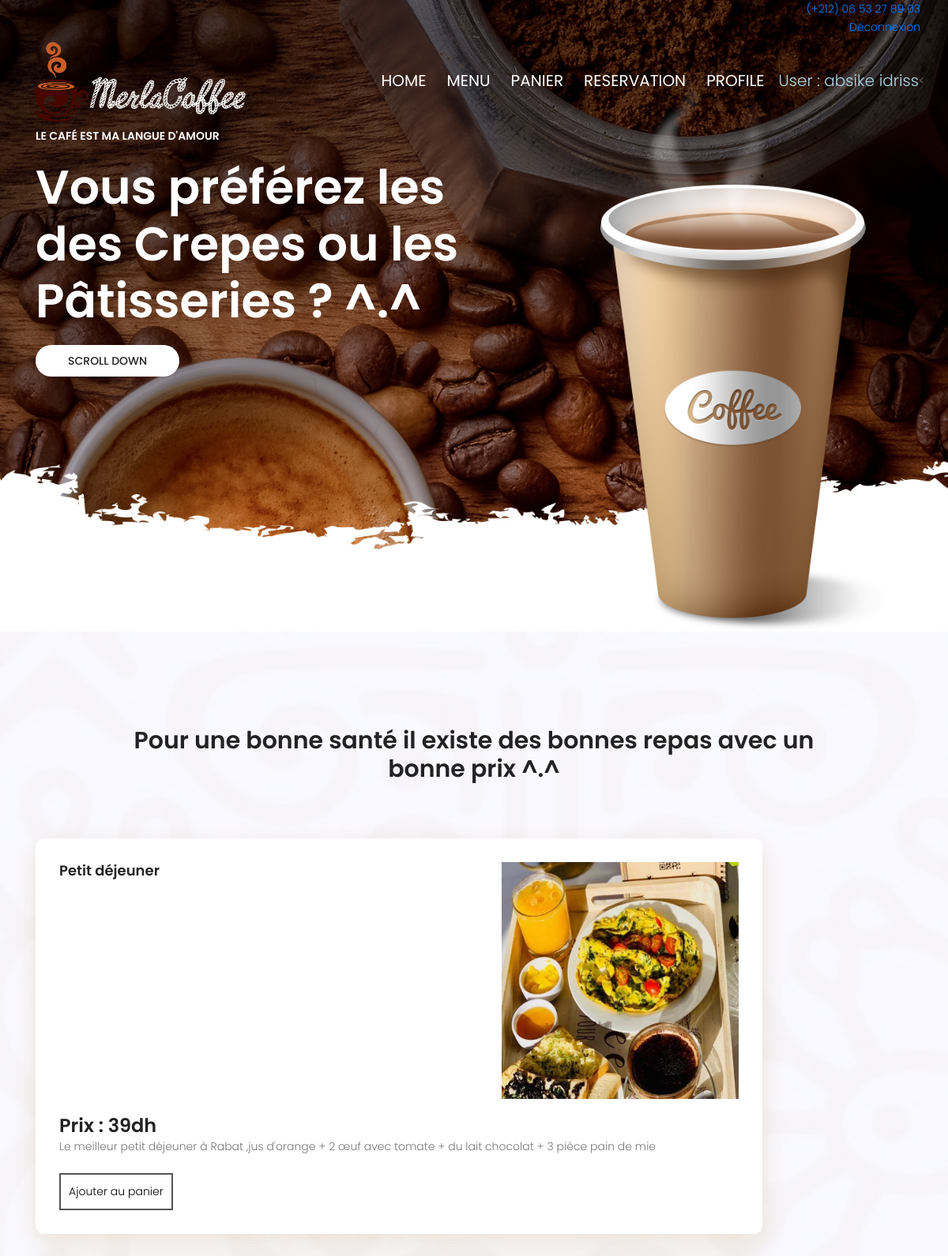
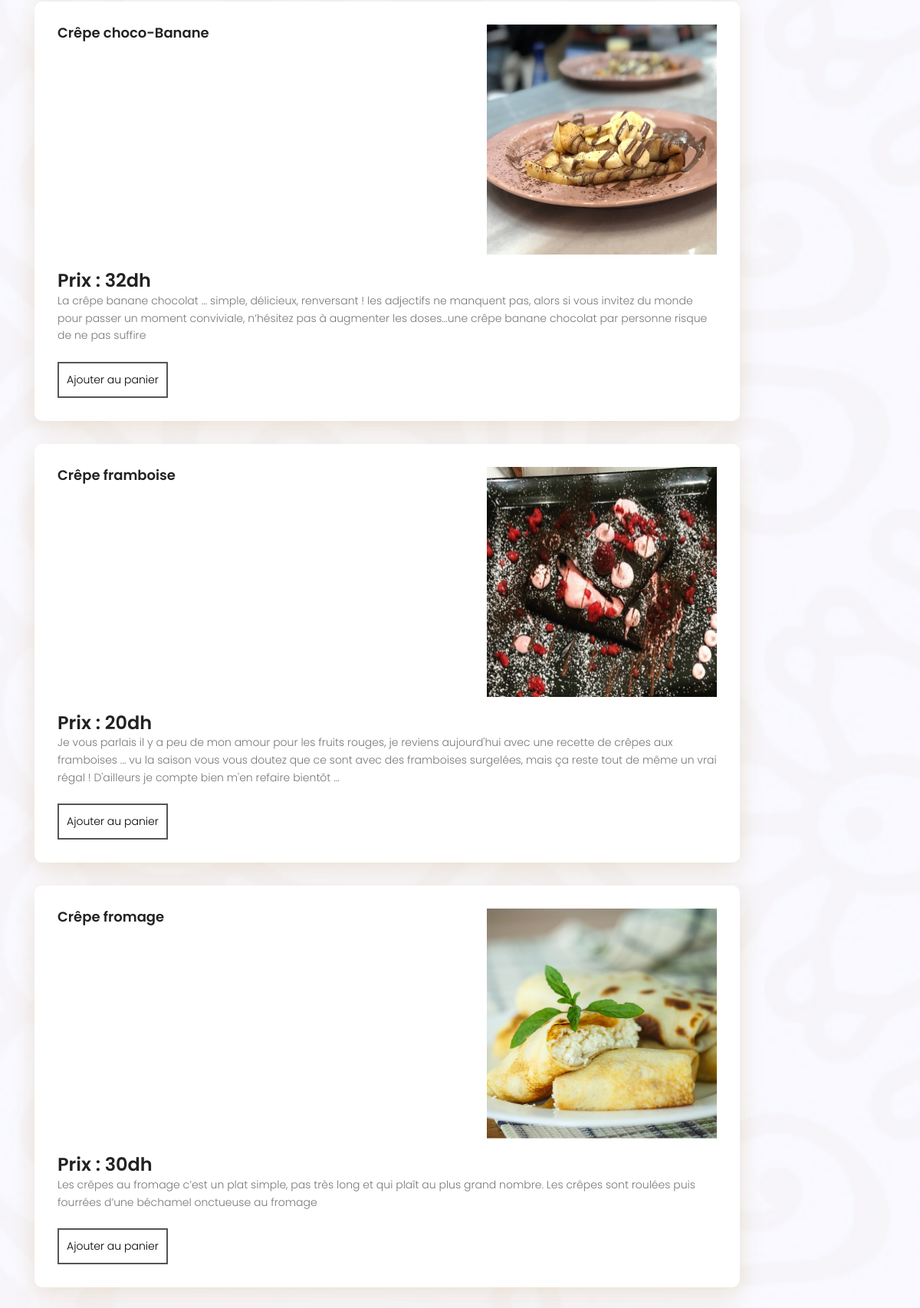
/menu0.php (signed in, upper part), run on the app's committed database (2 pictures, top to bottom).
### tables this page shows
CREATE TABLE `menu` (
  `id_m` int(11) NOT NULL,
  `nomm` varchar(20) NOT NULL,
  `description` varchar(300) NOT NULL,
  `price` float NOT NULL,
  `photo` varchar(500) NOT NULL
);

### menu0.php (the view, shortened to what this page needs)
<?php
if($_SESSION['nom']=='' AND $_SESSION['prenom']==''){
	header("Location: Login.html");
}else{
$nom=$_SESSION['nom'];
$prenom=$_SESSION['prenom'];
}
?>
<!DOCTYPE html>
	<html lang="fr" class="no-js">
	<head>
			<link rel="stylesheet" href="css/linearicons.css">
			<link rel="stylesheet" href="css/font-awesome.min.css">
			<link rel="stylesheet" href="css/bootstrap.css">
			<link rel="stylesheet" href="css/magnific-popup.css">
			<link rel="stylesheet" href="css/nice-select.css">
			<link rel="stylesheet" href="css/animate.min.css">
			<link rel="stylesheet" href="css/owl.carousel.css">
			<link rel="stylesheet" href="css/main.css">
		</head>
		<body>
			  <header id="header" id="home" style="padding: 0px 0;">
				<div class="header-top">
		  			<div class="container">
				  		<div class="row justify-content-end">
				  			<div class="col-lg-8 col-sm-4 col-8 header-top-right no-padding">
				  				<ul><a href="tel:(+212) 06 53 27 89 03">(+212) 06 53 27 89 03</a></ul>
				  				<ul><a href="deconnexion.php">Déconnexion</a></ul>
				  			</div>
				  		</div>
		  			</div>
				</div>
			    <div class="container">
			    	<div class="row align-items-center justify-content-between d-flex">
				      <div id="logo">
				        <a href="index.php"><img src="img/mer.PNG"/></a>
				      </div>
				      <nav id="nav-menu-container">
				        <ul class="nav-menu">
				          < <li class="menu-active"><a href="index.php" style="font-size:20px">Home</a></li>
				          <li><a href="menu0.php" style="font-size:20px">Menu</a></li>
				          <li><a href="panierPage.php" style="font-size:20px">Panier</a></li>
				          <li><a href="reservation.php" style="font-size:20px">Reservation</a></li>
				          <li><a href="Profile.php" style="font-size:20px">Profile</a></li>
				          <li style="color:lightblue;font-size:20px">User : <?php echo $nom; ?> <?php echo $prenom; ?></li>
				        </ul>
				      </nav>
			    	</div>
			    </div>
			  </header>
			<section class="banner-area" id="home">
				<div class="container">
					<div class="row fullscreen d-flex align-items-center justify-content-start">
						<div class="banner-content col-lg-7"><br><br><br><br>
							<h6 class="text-white text-uppercase">Le Café est ma Langue D'amour</h6>
							<h1>
								Vous préférez les des Crepes ou les Pâtisseries ? ^.^
							</h1>
							<button id="btnhaut" class="primary-btn text-uppercase">Scroll Down</button>
						</div>
					</div>
				</div>
			</section>
			<section class="menu-area section-gap" id="coffee">
				<div class="container">
					<div class="row d-flex justify-content-center">
						<div class="menu-content pb-60 col-lg-10">
							<div class="title text-center">
					<h2 class="mb-10">Pour une bonne santé il existe des bonnes repas avec un bonne prix ^.^</h2>
							</div>
						</div>
					</div>
					<form action='panier2.php' method="POST">
					<?php
						$servername = "localhost";
						$username = "root";
						$password = "";
						$dbname = "systeme_restaurant";
						$conn = mysqli_connect($servername, $username, $password, $dbname);
						$res = mysqli_query($conn,"SELECT * FROM menu");
						while ($row = mysqli_fetch_array($res)) {
						?>
					<div class="row">
						<div class="col-lg-10">
							<div class="single-menu">
								<div class="title-div justify-content-between d-flex">
									<h4><?php echo $row["nomm"]; ?></h4>
								<img src="<?php echo $row["photo"]; ?>" height="300" width="300">
								</div>
								<p>
									<h3>Prix : <?php echo $row["price"]; ?>dh</h3>
									<?php echo $row["description"]; ?>
								</p><br>
	<a href="panier2.php?id=<?php echo $row["id_m"]; ?>" type="submit" name="Ajouter1" class="button button5">Ajouter au panier</a>
							</div>
						</div>
					</div>
				<?php } ?>
			</form>
				</div>
			</section>
		</body>
	</html>

### css/main.css (style rules this page uses)
body { color: #777777; font-family: "Poppins", sans-serif; font-size: 14px; font-weight: 300; line-height: 1.625em; position: relative; }
ol, ul { margin: 0; padding: 0; list-style: none; }
a { -webkit-transition: all 0.3s ease 0s; -moz-transition: all 0.3s ease 0s; -o-transition: all 0.3s ease 0s; transition: all 0.3s ease 0s; }
a, a:focus, a:hover { text-decoration: none; outline: 0; }
h1, h2, h3, h4, h5, h6 { font-family: "Poppins", sans-serif; color: #222222; line-height: 1.2em !important; margin-bottom: 0; margin-top: 0; font-weight: 600; }
h1, .h1 { font-size: 36px; }
h2, .h2 { font-size: 30px; }
h3, .h3 { font-size: 24px; }
h4, .h4 { font-size: 18px; }
h6, .h6 { font-size: 14px; color: #222222; }
.mb-10 { margin-bottom: 10px; }
.pb-60 { padding-bottom: 60px; }
.text-white { color: #fff; }
.text-center { text-align: center; }
.no-padding { padding: 0; }
h1 { font-size: 36px; }
h2 { font-size: 30px; }
h3 { font-size: 24px; }
h4 { font-size: 18px; }
h6 { font-size: 14px; }
h1, h2, h3, h4, h5, h6 { line-height: 1.5em; }
#header { padding: 14px 0; position: fixed; left: 0; top: 0; right: 0; transition: all 0.5s; z-index: 997; }
.header-top ul { text-align: right; margin-right: 5px; }
#header #logo img { padding: 0; margin: 0; }
.nav-menu, .nav-menu * { margin: 0; padding: 0; list-style: none; }
.nav-menu li { position: relative; white-space: nowrap; }
.nav-menu > li { float: left; }
#nav-menu-container { margin: 0; }
.nav-menu a { padding: 0 8px 0px 8px; text-decoration: none; display: inline-block; color: #fff; font-weight: 400; font-size: 12px; text-transform: uppercase; outline: none; }
.nav-menu > li { margin-left: 10px; }
.section-gap { padding: 120px 0; }
.primary-btn { background-color: #b68834; line-height: 36px; padding-left: 30px; padding-right: 60px; border-radius: 25px; border: none; color: #fff; display: inline-block; font-weight: 500; position: relative; -webkit-transition: all 0.3s ease 0s; -moz-transition: all 0.3s ease 0s; -o-transition: all 0.3s ease 0s; transition: all 0.3s ease 0s; cursor: pointer; text-transform: uppercase; position: relative; }
.banner-area { background: url(../img/header-bg.jpg) center; background-size: cover; }
.banner-content { margin-top: -250px; }
.banner-content h1 { color: #fff; font-size: 60px; font-weight: 600; line-height: 1em; margin-top: 20px; margin-bottom: 20px; }
.primary-btn { background: #fff; border: 1px solid transparent; color: #222; padding-left: 40px; padding-right: 40px; border-radius: 50px; }
.menu-area { background: url(../img/menu-bg.jpg) center; background-size: cover; }
.single-menu { background-color: #fff; box-shadow: 0px 10px 30px 0px rgba(182, 136, 52, 0.2); border-radius: 10px; padding: 30px 30px; margin-bottom: 30px; }
.single-menu .title-div { padding-bottom: 20px; }
.single-menu p { margin-bottom: 0; }

### menu0.php (style rules this page uses)
.button5 { background-color: white; color: black; border: 2px solid #555555; padding: 10px; }

### data on the page
menu: nomm "Petit déjeuner", shows a picture, price "39", description "Le meilleur petit déjeuner à Rabat ,jus d'orange + 2 œuf avec tomate + du lait chocolat + 3 pièce pain de mie"
menu: nomm "Crêpe choco-Banane", shows a picture, price "32", description "La crêpe banane chocolat ... simple, délicieux, renversant ! les adjectifs ne manquent pas, alors si vous invitez du monde pour passer un moment conviviale, n’hésitez pas à augmenter les doses…une crêpe banane chocolat par personne risque de ne pas suffire"
menu: nomm "Crêpe framboise", shows a picture, price "20", description "Je vous parlais il y a peu de mon amour pour les fruits rouges, je reviens aujourd'hui avec une recette de crêpes aux framboises ... vu la saison vous vous doutez que ce sont avec des framboises surgelées, mais ça reste tout de même un vrai régal ! D'ailleurs je compte bien m'en refaire bientôt ..."
menu: nomm "Crêpe fromage", shows a picture, price "30", description "Les crêpes au fromage c’est un plat simple, pas très long et qui plaît au plus grand nombre. Les crêpes sont roulées puis fourrées d’une béchamel onctueuse au fromage"

### other printed values
$nom "absike"
$prenom "idriss"
